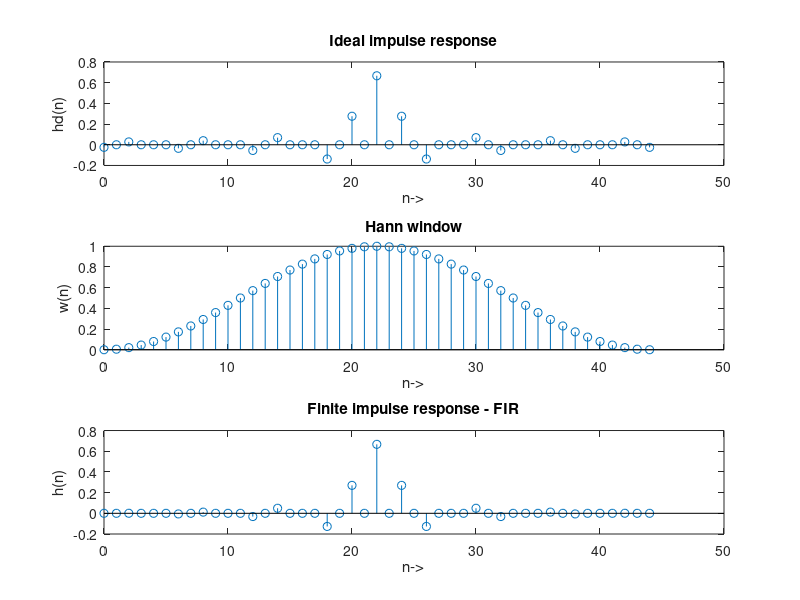
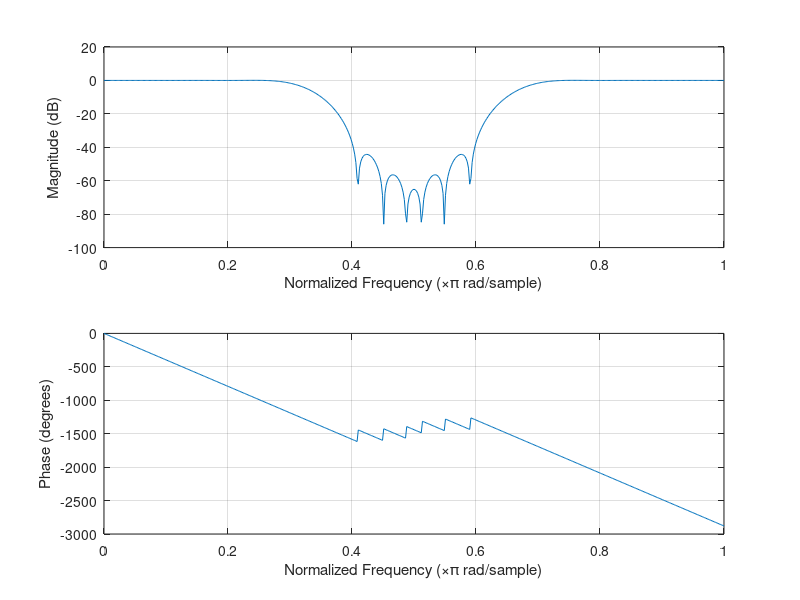

These figures' MATLAB source, in order:
clc; clear all; close all;
wc1=pi/3;
fc1=wc1/pi;
wc2=2*pi/3;
fc2 = wc2/pi;
M=45;
n=0:M-1;
alpha=ceil((M-1)/2);
m=n-alpha;
hd = sinc(m) - (fc2*sinc(fc2*m) - fc1*sinc(fc1*m));
w=hann(M)';
h = hd .* w;
subplot(311); stem(n, hd); xlabel("n->"); ylabel('hd(n)'); title("Ideal impulse response");
subplot(312); stem(n, w); xlabel('n->'); ylabel('w(n)'); title("Hann window");
subplot(313); stem(n, h); xlabel('n->'); ylabel('h(n)'); title("Finite impulse response - FIR");
figure
freqz(h)
